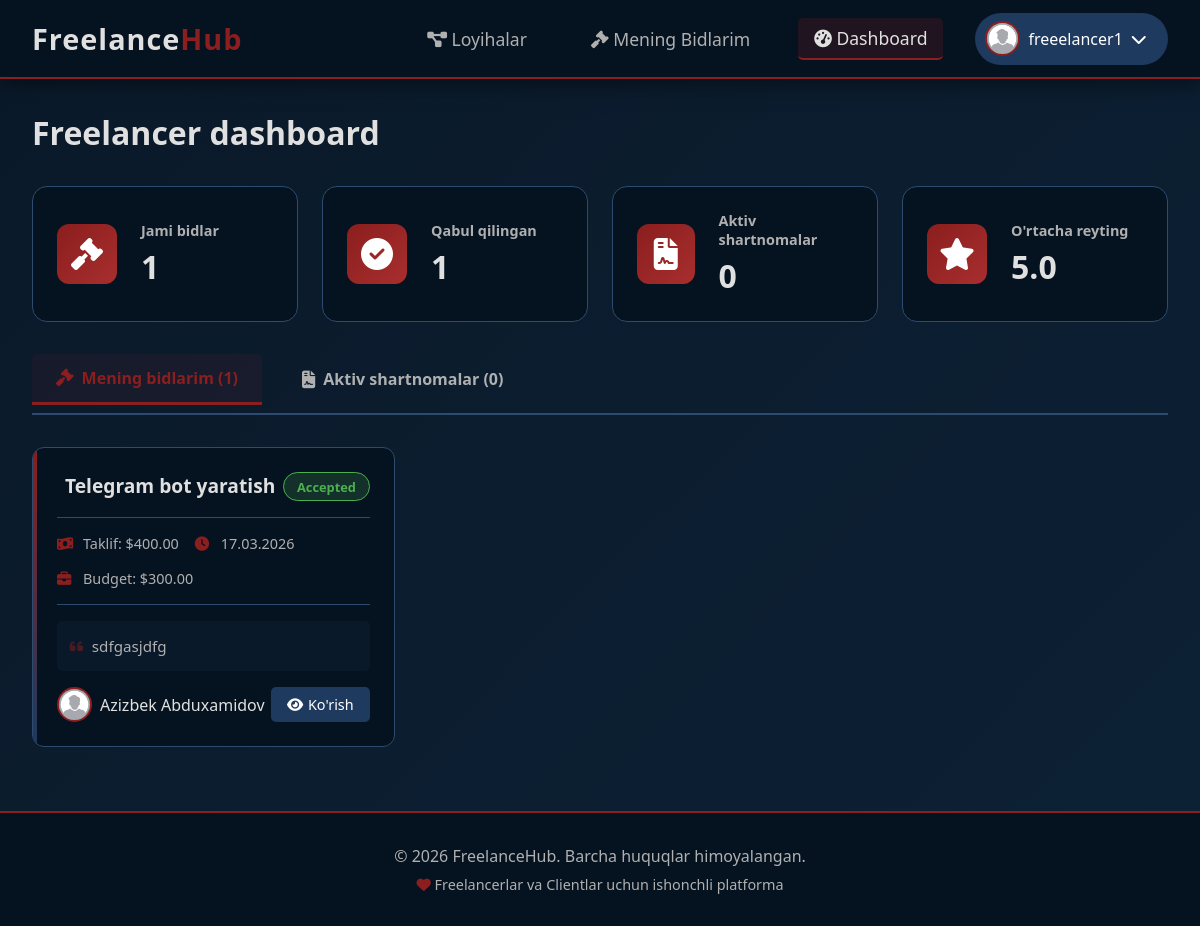
The app's page /accounts/dashboard/ (signed in) with its own data.
### accounts/models.py (models this page shows, shortened)
class User(AbstractUser):
    ROLE_CHOICES = (
        ('client', 'Client'),
        ('freelancer', 'Freelancer'),
    )
    phone_regex = RegexValidator(regex=r'^\+?998?\d{9}$')
    email = models.EmailField(  null=True, blank=True)
    phone_number = models.CharField(max_length=15,  validators=[phone_regex], blank=True,null=True)
    first_name = models.CharField(max_length=20, blank=True, null=True)
    last_name = models.CharField(max_length=20, blank=True, null=True)
    role = models.CharField(max_length=10, choices=ROLE_CHOICES, default='client')
    bio = models.TextField(blank=True, null=True)
    profile_picture = models.ImageField(upload_to='profile_pics/', blank=True, null=True, default='default.png')
    created_at = models.DateTimeField(auto_now_add=True)

### bids/models.py (models this page shows)
class Bid(models.Model):
    STATUS_CHOICES = (
        ('pending', 'Pending'),
        ('accepted', 'Accepted'),
        ('rejected', 'Rejected'),
    )
    project = models.ForeignKey(Project, on_delete=models.CASCADE, related_name="bids")
    freelancer = models.ForeignKey(settings.AUTH_USER_MODEL, on_delete=models.CASCADE, related_name='bids')
    price = models.DecimalField(max_digits=12, decimal_places=2)
    message = models.TextField()
    status = models.CharField(max_length=20, choices=STATUS_CHOICES, default="pending")
    created_at = models.DateTimeField(auto_now_add=True)
    class Meta:
        unique_together = ('project', 'freelancer')

### projects/models.py (models this page shows)
class Project(models.Model):
    STATUS_CHOICES = (
        ('open', 'Open'),
        ('in_progress', 'In Progress'),
        ('completed', 'Completed'),
        ('cancelled', 'Cancelled'),
    )
    client = models.ForeignKey(settings.AUTH_USER_MODEL, on_delete=models.CASCADE, related_name='projects')
    title = models.CharField(max_length=200)
    description = models.TextField()
    budget = models.DecimalField(max_digits=10, decimal_places=2)
    deadline = models.DateField()
    status = models.CharField(max_length=20, choices=STATUS_CHOICES, default='open')
    created_at = models.DateField(auto_now_add=True)
    class Meta:
        ordering = ['-created_at']

### accounts/views.py (the view)
# urls.py: path('dashboard/', DashboardView.as_view(), name='dashboard'),
class DashboardView(LoginRequiredMixin, View):
    def get(self, request):
        if request.user.role == "client":
            my_projects = Project.objects.filter(client=request.user).order_by('-created_at')
            total_projects = my_projects.count()
            active_projects = my_projects.filter(status='in_progress').count()
            completed_projects = my_projects.filter(status='completed').count()
            total_bids = Bid.objects.filter(project__client=request.user).count()
            context = {
                'projects': my_projects,
                'total_projects': total_projects,
                'active_projects': active_projects,
                'completed_projects': completed_projects,
                'total_bids': total_bids,
            }
            return render(request, 'dashboard/client_dashboard.html', context)
        else:
            my_bids = Bid.objects.filter(freelancer=request.user).select_related('project').order_by('-created_at')
            active_contracts = Contract.objects.filter(freelancer=request.user, status='active').select_related('project', 'client').prefetch_related('review')
            finished_contracts = Contract.objects.filter(freelancer=request.user, status='finished').select_related('project', 'client').prefetch_related('review')
            total_bids = my_bids.count()
            accepted_bids = my_bids.filter(status='accepted').count()
            active_contracts_count = active_contracts.count()
            reviews = Review.objects.filter(contract__freelancer=request.user)
            avg_rating = 0
            if reviews.exists():
                avg_rating = sum(review.rating for review in reviews) / reviews.count()
                avg_rating = round(avg_rating, 1)
            context = {
                'bids': my_bids,
                'contracts': active_contracts,
                'finished_contracts': finished_contracts,
                'total_bids': total_bids,
                'accepted_bids': accepted_bids,
                'active_contracts_count': active_contracts_count,
                'avg_rating': avg_rating,
            }
            return render(request, 'dashboard/freelancer.html', context)

### templates/dashboard/freelancer.html (shortened to what this page needs)
{% extends 'base.html' %}
{% load static %}
{% block content %}
<div class="dashboard-header">
    <h1>Freelancer dashboard</h1>
</div>
<div class="stats-grid">
    <div class="stat-card">
        <div class="stat-icon">
            <i class="fas fa-gavel"></i>
        </div>
        <div class="stat-info">
            <h3>Jami bidlar</h3>
            <span class="stat-number">{{ total_bids|default:"0" }}</span>
        </div>
    </div>
    <div class="stat-card">
        <div class="stat-icon">
            <i class="fas fa-check-circle"></i>
        </div>
        <div class="stat-info">
            <h3>Qabul qilingan</h3>
            <span class="stat-number">{{ accepted_bids|default:"0" }}</span>
        </div>
    </div>
    <div class="stat-card">
        <div class="stat-icon">
            <i class="fas fa-file-contract"></i>
        </div>
        <div class="stat-info">
            <h3>Aktiv shartnomalar</h3>
            <span class="stat-number">{{ active_contracts_count|default:"0" }}</span>
        </div>
    </div>
    <div class="stat-card">
        <div class="stat-icon">
            <i class="fas fa-star"></i>
        </div>
        <div class="stat-info">
            <h3>O'rtacha reyting</h3>
            <span class="stat-number">{{ avg_rating|default:"0.0" }}</span>
        </div>
    </div>
</div>
<div class="dashboard-tabs">
    <button class="tab-btn active" onclick="showTab('bids')">
        <i class="fas fa-gavel"></i> Mening bidlarim ({{ total_bids|default:"0" }})
    </button>
    <button class="tab-btn" onclick="showTab('contracts')">
        <i class="fas fa-file-contract"></i> Aktiv shartnomalar ({{ active_contracts_count|default:"0" }})
    </button>
</div>
<div id="bids-tab" class="tab-pane active">
    <div class="cards-grid">
        {% if bids %}
            {% for bid in bids %}
            <div class="bid-card">
                <div class="card-header">
                    <a href="{% url 'project_detail' bid.project.id %}" class="card-title">
                        {{ bid.project.title|truncatechars:40 }}
                    </a>
                    <span class="bid-status {{ bid.status }}">{{ bid.get_status_display }}</span>
                </div>
                <div class="card-meta">
                    <div class="meta-item">
                        <i class="fas fa-money-bill-wave"></i>
                        <span>Taklif: ${{ bid.price }}</span>
                    </div>
                    <div class="meta-item">
                        <i class="fas fa-clock"></i>
                        <span>{{ bid.created_at|date:"d.m.Y" }}</span>
                    </div>
                    <div class="meta-item">
                        <i class="fas fa-briefcase"></i>
                        <span>Budget: ${{ bid.project.budget }}</span>
                    </div>
                </div>
                {% if bid.message %}
                <div class="bid-message">
                    <i class="fas fa-quote-left" style="color: var(--dark-red); opacity: 0.5; margin-right: 0.3rem;"></i>
                    {{ bid.message }}
                </div>
                {% endif %}
                <div class="card-footer">
                    <div class="client-info">
                        <div class="client-avatar">
                            {% if bid.project.client.profile_picture %}
                                <img src="{{ bid.project.client.profile_picture.url }}" alt="{{ bid.project.client.username }}">
                            {% else %}
                                <i class="fas fa-user-tie"></i>
                            {% endif %}
                        </div>
                        <span>{{ bid.project.client.get_full_name|default:bid.project.client.username }}</span>
                    </div>
                    <a href="{% url 'project_detail' bid.project.id %}" class="btn-view">
                        <i class="fas fa-eye"></i> Ko'rish
                    </a>
                </div>
            </div>
            {% endfor %}
        {% endif %}
    </div>
</div>
{% endblock %}

### templates/base.html (shortened to what this page needs)
<!DOCTYPE html>
<html lang="uz">
<head>
    <link rel="stylesheet" href="https://cdnjs.cloudflare.com/ajax/libs/font-awesome/6.4.0/css/all.min.css">
</head>
<body>
    <nav class="navbar">
        <div class="nav-container">
            <div class="logo">
                <a href="{% url 'project_list' %}">Freelance<span>Hub</span></a>
            </div>
            <div class="nav-links">
                <a href="{% url 'project_list' %}" class="{% if request.resolver_match.url_name == 'project_list' %}active{% endif %}">
                    <i class="fas fa-project-diagram"></i> Loyihalar
                </a>
                {% if user.is_authenticated %}
                    {% if user.role == 'freelancer' %}
                        <a href="{% url 'my_bids' %}" class="{% if request.resolver_match.url_name == 'my_bids' %}active{% endif %}">
                            <i class="fas fa-gavel"></i> Mening Bidlarim
                        </a>
                    {% endif %}
                    <a href="{% url 'dashboard' %}" class="{% if request.resolver_match.url_name == 'dashboard' %}active{% endif %}">
                        <i class="fas fa-tachometer-alt"></i> Dashboard
                    </a>
                    <div class="user-menu">
                        <button class="user-btn">
                            {% if user.profile_picture and user.profile_picture.url %}
                                <img src="{{ user.profile_picture.url }}" alt="{{ user.username }}" class="user-avatar">
                            {% else %}
                                <div class="user-avatar-placeholder">
                                    <i class="fas fa-user"></i>
                                </div>
                            {% endif %}
                            <span class="user-name">{{ user.username }}</span>
                            <i class="fas fa-chevron-down"></i>
                        </button>
                    </div>
                {% endif %}
            </div>
        </div>
    </nav>
    <main class="main-content">
        {% block content %}{% endblock %}
    </main>
    <footer class="footer">
        <div class="footer-content">
            <p>&copy; {% now "Y" %} FreelanceHub. Barcha huquqlar himoyalangan.</p>
            <p style="margin-top: 0.5rem; font-size: 0.9rem;">
                <i class="fas fa-heart" style="color: var(--dark-red);"></i>
                Freelancerlar va Clientlar uchun ishonchli platforma
            </p>
        </div>
    </footer>
</body>
</html>

### templates/base.html (style rules this page uses)
* { margin: 0; padding: 0; box-sizing: border-box; font-family: 'Segoe UI', Tahoma, Geneva, Verdana, sans-serif; }
body { background: linear-gradient(135deg, #0a1929 0%, #0d2135 100%); min-height: 100vh; color: #e0e0e0; }
:root { --dark-blue: #0a1929; --darker-blue: #051220; --dark-red: #8b1e1e; --darker-red: #6b1515; --accent-blue: #1e3a5f; --accent-red: #a82e2e; --text-primary: #e0e0e0; --text-secondary: #b0b0b0; --border-color: #2d4b6e; }
.navbar { background: var(--darker-blue); padding: 0.8rem 2rem; box-shadow: 0 4px 20px rgba(0, 0, 0, 0.5); border-bottom: 2px solid var(--dark-red); position: sticky; top: 0; z-index: 1000; }
.nav-container { max-width: 1400px; margin: 0 auto; display: flex; justify-content: space-between; align-items: center; }
.logo a { color: var(--text-primary); font-size: 1.8rem; font-weight: 700; text-decoration: none; letter-spacing: 1px; }
.logo span { color: var(--dark-red); }
.nav-links { display: flex; gap: 2rem; align-items: center; }
.nav-links a { color: var(--text-secondary); text-decoration: none; font-size: 1.1rem; transition: all 0.3s ease; padding: 0.5rem 1rem; border-radius: 5px; }
.nav-links a:hover, .nav-links a.active { color: var(--text-primary); background: rgba(139, 30, 30, 0.2); border-bottom: 2px solid var(--dark-red); }
.user-menu { position: relative; display: inline-block; }
.user-btn { background: var(--accent-blue); color: white; border: none; padding: 0.4rem 1.2rem 0.4rem 0.5rem; border-radius: 30px; cursor: pointer; font-size: 1rem; display: flex; align-items: center; gap: 0.5rem; border: 2px solid transparent; transition: all 0.3s ease; }
.user-avatar { width: 35px; height: 35px; border-radius: 50%; object-fit: cover; border: 2px solid var(--dark-red); background: var(--dark-blue); }
.user-name { max-width: 100px; overflow: hidden; text-overflow: ellipsis; white-space: nowrap; }
.main-content { max-width: 1400px; margin: 2rem auto; padding: 0 2rem; min-height: calc(100vh - 200px); }
.footer { background: var(--darker-blue); padding: 2rem; margin-top: 4rem; border-top: 2px solid var(--dark-red); }
.footer-content { max-width: 1400px; margin: 0 auto; text-align: center; color: var(--text-secondary); }

### records on screen
User: profile_picture (placeholder picture), username "freeelancer1"
Bid: project "Telegram bot yaratish", status "Accepted", price "400.00", created_at "17.03.2026", project.budget "300.00", message "sdfgasjdfg", project.client.profile_picture (placeholder picture), project.client.get_full_name "Azizbek Abduxamidov"

### other values on screen
{{ total_bids|default:"0" }} "1"
{{ accepted_bids|default:"0" }} "1"
{{ active_contracts_count|default:"0" }} "0"
{{ avg_rating|default:"0.0" }} "5.0"
